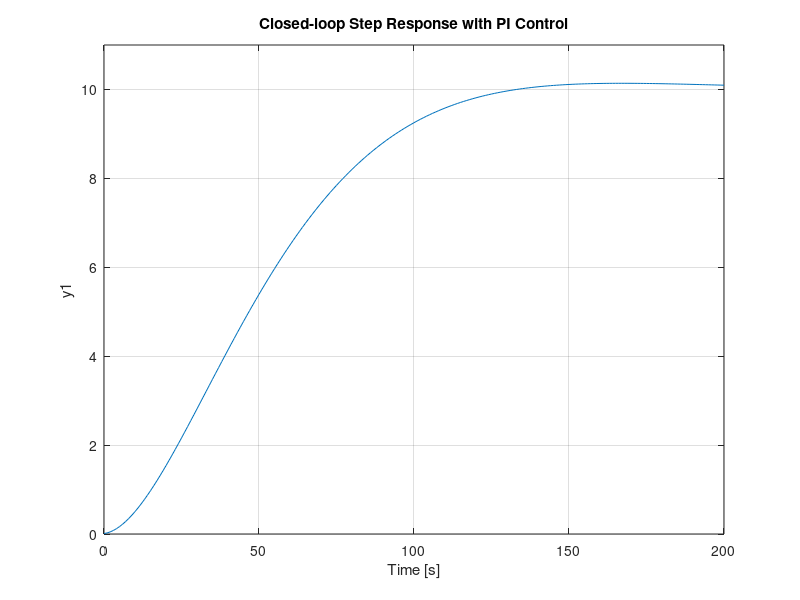
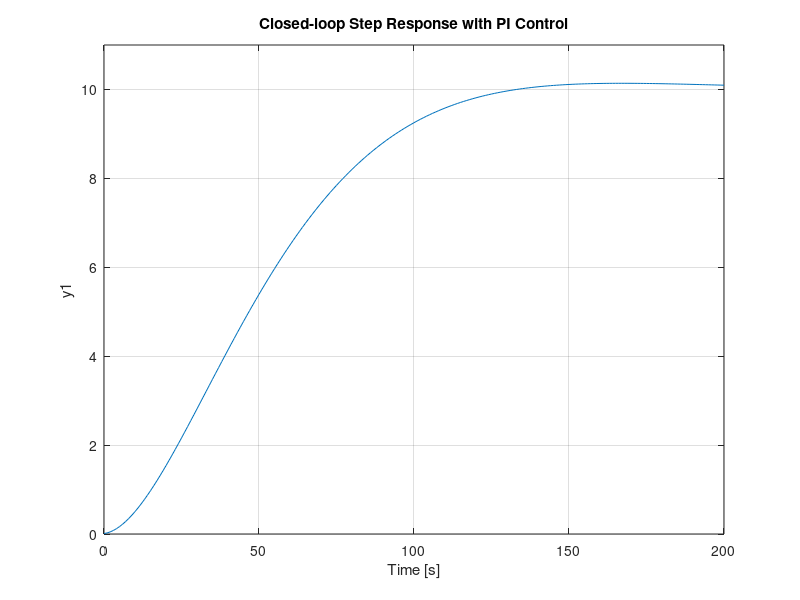

These charts were generated, in order, by the following MATLAB code: (Note: this script raises an error after producing the figures.)
%% Parameters for the car model
m = 1000;  % vehicle mass (kg)
b = 50;  % damping coefficient (N.s/m)
r = 10;  % reference speed (m/s)

%% Transfer function
s = tf('s');
P_cruise = 1/(m*s + b);

%% PID Control
Kp = 1;
Ki = 1;
Kd = 1;
C = pid(Kp,Ki,Kd);
T = feedback(C*P_cruise,1);

t = 0:1:200;
step(r*T,t)
axis([0 200 0 11])
title('Closed-loop Step Response with PI Control')
saveas(gcf, 'figures/10-closed-step-PID-1.fig');
saveas(gcf, 'plots/10-closed-step-PID-1.jpg');

%% PI poles/zeros
pole(T)
pzmap(T);
axis([-1 1 -1 1])

%% PI time parameters
stepinfo(T)
damp(T)